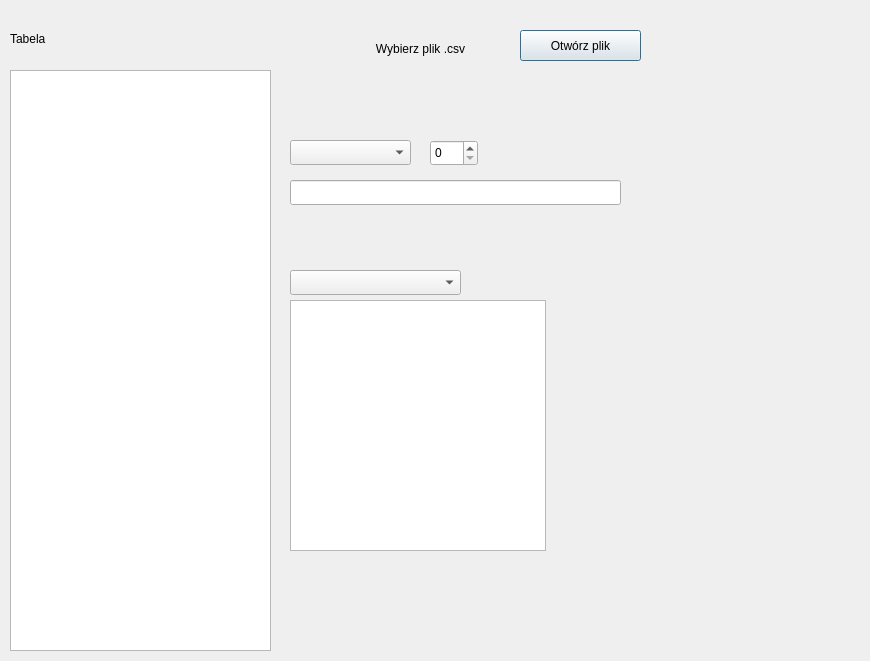
<?xml version="1.0" encoding="UTF-8"?>
<ui version="4.0">
 <class>Dialog</class>
 <widget class="QDialog" name="Dialog">
  <property name="geometry">
   <rect>
    <x>0</x>
    <y>0</y>
    <width>870</width>
    <height>661</height>
   </rect>
  </property>
  <property name="windowTitle">
   <string>Dialog</string>
  </property>
  <widget class="QPushButton" name="pushButton_openFile">
   <property name="geometry">
    <rect>
     <x>520</x>
     <y>30</y>
     <width>121</width>
     <height>31</height>
    </rect>
   </property>
   <property name="text">
    <string>Otwórz plik</string>
   </property>
  </widget>
  <widget class="QLabel" name="label_chooseCSV">
   <property name="geometry">
    <rect>
     <x>340</x>
     <y>40</y>
     <width>161</width>
     <height>17</height>
    </rect>
   </property>
   <property name="text">
    <string>Wybierz plik .csv</string>
   </property>
   <property name="alignment">
    <set>Qt::AlignCenter</set>
   </property>
  </widget>
  <widget class="QLabel" name="label_table">
   <property name="geometry">
    <rect>
     <x>10</x>
     <y>30</y>
     <width>67</width>
     <height>17</height>
    </rect>
   </property>
   <property name="text">
    <string>Tabela</string>
   </property>
  </widget>
  <widget class="QTextBrowser" name="textBrowser_table">
   <property name="geometry">
    <rect>
     <x>10</x>
     <y>70</y>
     <width>261</width>
     <height>581</height>
    </rect>
   </property>
  </widget>
  <widget class="QComboBox" name="comboBox_roundTeam">
   <property name="geometry">
    <rect>
     <x>290</x>
     <y>140</y>
     <width>121</width>
     <height>25</height>
    </rect>
   </property>
  </widget>
  <widget class="QSpinBox" name="spinBox_RoundNumber">
   <property name="geometry">
    <rect>
     <x>430</x>
     <y>140</y>
     <width>48</width>
     <height>26</height>
    </rect>
   </property>
  </widget>
  <widget class="QLineEdit" name="lineEdit_roundResult">
   <property name="geometry">
    <rect>
     <x>290</x>
     <y>180</y>
     <width>331</width>
     <height>25</height>
    </rect>
   </property>
  </widget>
  <widget class="QComboBox" name="comboBox_goalsScoredConceded">
   <property name="geometry">
    <rect>
     <x>290</x>
     <y>270</y>
     <width>171</width>
     <height>25</height>
    </rect>
   </property>
  </widget>
  <widget class="QTextBrowser" name="textBrowser_goalsScoredConceded">
   <property name="geometry">
    <rect>
     <x>290</x>
     <y>300</y>
     <width>256</width>
     <height>251</height>
    </rect>
   </property>
  </widget>
  <widget class="QLabel" name="label_fileName">
   <property name="geometry">
    <rect>
     <x>370</x>
     <y>70</y>
     <width>481</width>
     <height>17</height>
    </rect>
   </property>
   <property name="text">
    <string/>
   </property>
  </widget>
 </widget>
 <resources/>
 <connections/>
</ui>
